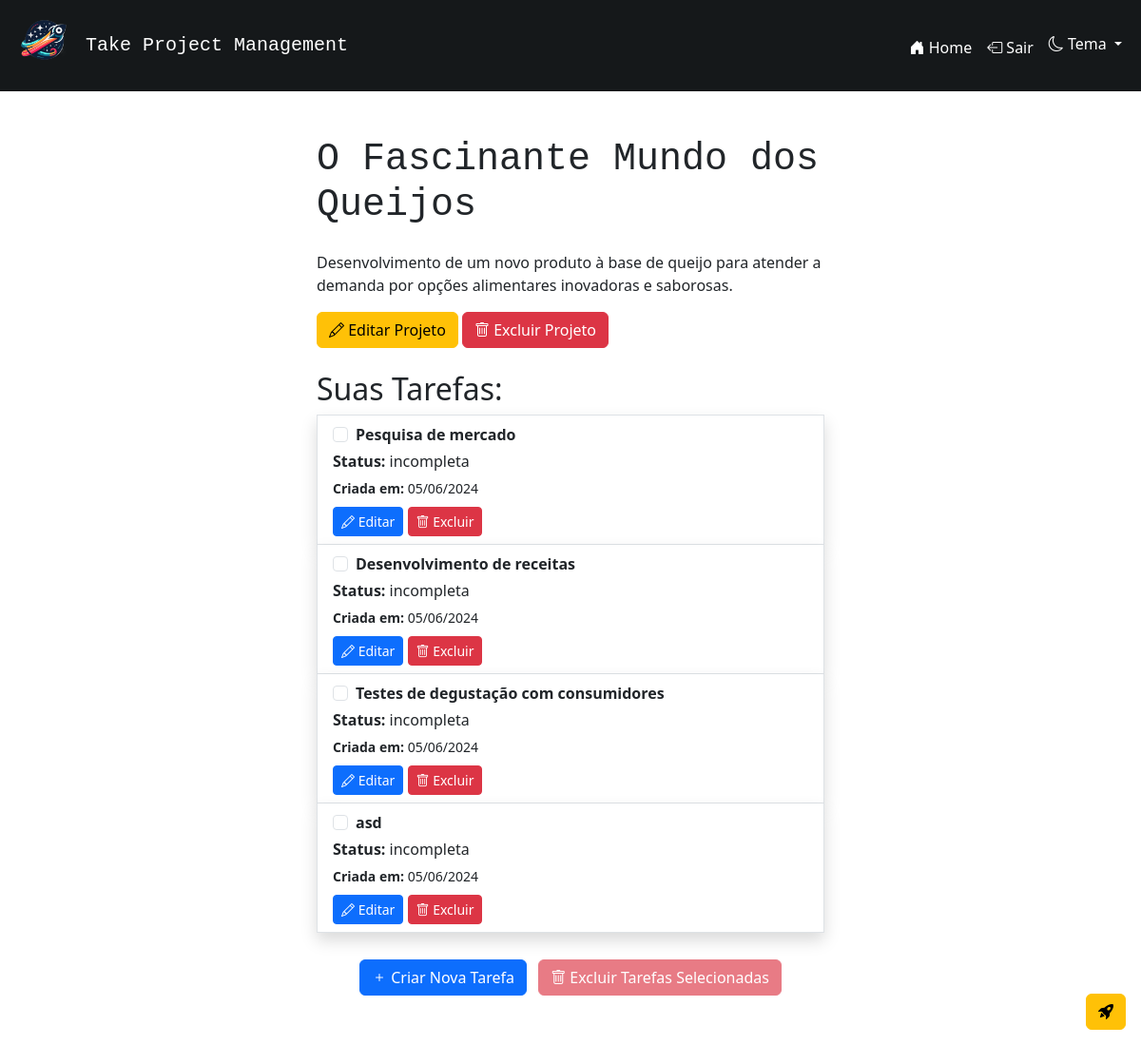
Page /projeto/3 (signed in) on the committed database.
### app.py (models this page shows, shortened)
class Projeto(db.Model):
    __tablename__ = 'projeto'
    id = db.Column(db.Integer, primary_key=True)
    nome_projeto = db.Column(db.String(80), nullable=False)
    descricao_projeto = db.Column(db.String())
    usuario_id = db.Column(db.Integer, db.ForeignKey('usuario.id'), nullable=False)
    usuario = db.relationship('Usuario', backref=db.backref('projetos', lazy=True))
    tarefas = db.relationship('Tarefa', backref='projeto_rel', cascade="all, delete-orphan", lazy=True)

class Tarefa(db.Model):
    __tablename__ = 'tarefa'
    id = db.Column(db.Integer, primary_key=True)
    nome_tarefa = db.Column(db.String(80), nullable=False)
    status = db.Column(db.String(30), nullable=False, default='incompleta')
    data_criacao = db.Column(db.DateTime, nullable=False, default=lambda: datetime.now())
    data_entrega = db.Column(db.DateTime)
    projeto_id = db.Column(db.Integer, db.ForeignKey('projeto.id'), nullable=False)
    projeto = db.relationship('Projeto', backref=db.backref('projeto_rel', lazy=True))

### app.py (the view)
@app.route('/projeto/<int:projeto_id>')
def projeto_especifico(projeto_id):
    if not VerificarPermissoes.verificar_sessao():
        return redirect(url_for('index'))
    if not VerificarPermissoes.verificar_permissao_projeto(projeto_id):
        return redirect(url_for('index'))
    projeto = Projeto.query.get(projeto_id)
    if not projeto:
        flash('O projeto especificado não foi encontrado', 'warning')
        return redirect(url_for('index'))
    return render_template('projeto_especifico.html', projeto=projeto)

### app.py (called while the page is built)
    @staticmethod
    def verificar_permissao_projeto(projeto_id):
        projeto = Projeto.query.get(projeto_id)
        if not projeto or projeto.usuario_id != session['usuario_id']:
            flash('Você não tem permissão para acessar este projeto.', 'warning')
            return False
        return True

    @staticmethod
    def verificar_sessao():
        if 'usuario_id' in session:
            return True
        else:
            flash('Você não tem permissão para executar essa ação.', 'warning')
            return False

### templates/projeto_especifico.html (shortened to what this page needs)
{% extends 'base.html' %}
{% block content %}
<div class="container">
    <div class="row justify-content-center">
        <div class="col-md-6">
            <h1 class="mb-4 font-monospace">{{ projeto.nome_projeto }}</h1>
            <p class="card-text ">{% if projeto.descricao_projeto %} {{ projeto.descricao_projeto }} {% endif %}</p>
            <button type="button" class="btn btn-warning" data-bs-toggle="modal" data-bs-target="#modalEditarProjeto{{ projeto.id }}">
                <i class="bi bi-pencil"></i> Editar Projeto
            </button>
            <button type="button" class="btn btn-danger" data-bs-toggle="modal" data-bs-target="#modalExcluirProjeto{{ projeto.id }}">
                <i class="bi bi-trash"></i> Excluir Projeto
            </button>
            <h2 class="mt-4">Suas Tarefas:</h2>
            <div class="list-group">
                <form action=" {{ url_for('excluir_tarefas_selecionadas', projeto_id=projeto.id) }}" method="POST" id="formExcluirTarefas">
                    {% for tarefa in projeto.tarefas %}
                        <div class="list-group-item shadow">
                            <div class="form-check">
                                <input class="form-check-input tarefa-checkbox" type="checkbox" value="{{ tarefa.id }}" id="tarefa-checkbox-{{ tarefa.id }}" name="tarefas_selecionadas[]">
                                <label class="form-check-label" for="tarefa-checkbox-{{ tarefa.id }}">
                                    <b>{{ tarefa.nome_tarefa }}</b>
                                </label>
                            </div>
                            <p class="mb-1 mt-1"><b>Status:</b> {{ tarefa.status }}</p>
                            <small><b>Criada em: </b>{{ tarefa.data_criacao.strftime('%d/%m/%Y') }}</small> <br>
                            <div class="mt-2">
                                <button type="button" class="btn btn-sm btn-primary" data-bs-toggle="modal" data-bs-target="#modalAlterarTarefa{{ tarefa.id }}"><i class="bi bi-pencil"></i> Editar</button>
                                <button type="button" class="btn btn-sm btn-danger" data-bs-toggle="modal" data-bs-target="#modalExcluirTarefa{{ tarefa.id }}"><i class="bi bi-trash"></i> Excluir</button>
                            </div>
                        </div>
                    {% endfor %}
                    <div class="text-center mt-4">
                        <button type="button" class="btn btn-primary m-1" data-bs-toggle="modal" data-bs-target="#modalCriarTarefa"><i class="bi bi-plus"></i> Criar Nova Tarefa</button>
                        <button type="button" class="btn btn-danger m-1" id="btnAbrirModalExclusao" disabled>
                            <i class="bi bi-trash"></i> Excluir Tarefas Selecionadas
                        </button>
                    </div>
                </form>
            </div>
        </div>
    </div>
</div>
<div class="position-fixed bottom-0 end-0 m-3">
    {% if sugestao_tarefas or novo_titulo_sugerido or nova_descricao_sugerida %}
        <div class="btn-group dropstart">
            <button type="button" class="btn btn-warning dropdown-toggle dropdown-toggle-split" data-bs-toggle="dropdown" aria-expanded="false">
                <span class="visually-hidden">Toggle Dropstart</span>
            </button>
            <ul class="dropdown-menu">
                {% if sugestao_tarefas %}
                    <li><button class="dropdown-item" type="button" data-bs-toggle="modal" data-bs-target="#modalAdicionarTarefasSugeridas"><i class="bi bi-list-task"></i> Adicionar tarefas sugeridas</button></li>
                {% endif %}
                {% if novo_titulo_sugerido %}
                    <li><form action="{{ url_for('adicionar_titulo_sugerido', projeto_id=projeto.id, novo_titulo_sugerido=novo_titulo_sugerido) }}" method="POST"><button class="dropdown-item" type="submit"><i class="bi bi-card-heading"></i> Adicionar o título sugerido</button></form></li>
                {% endif %}
                {% if nova_descricao_sugerida %}
                    <li><form action="{{ url_for('adicionar_descricao_sugerida', projeto_id=projeto.id, nova_descricao_sugerida=nova_descricao_sugerida) }}" method="POST"><button class="dropdown-item" type="submit"><i class="bi bi-file-text"></i> Adicionar a descrição sugerida</button></form></li>
                {% endif %}
            </ul>
            <button type="button" class="btn btn-warning" data-bs-toggle="modal" data-bs-target="#modalAcoesIA">
                <i class="bi bi-rocket-takeoff-fill"></i>
            </button>
        </div>
    {% else %}
        <button type="button" class="btn btn-warning" data-bs-toggle="modal" data-bs-target="#modalAcoesIA">
            <i class="bi bi-rocket-takeoff-fill"></i>
        </button>
    {% endif %}
</div>
{% endblock %}

### rows in the picture
Projeto: nome_projeto "O Fascinante Mundo dos Queijos", descricao_projeto "Desenvolvimento de um novo produto à base de queijo para atender a demanda por opções alimentares inovadoras e saborosas."
Tarefa: nome_tarefa "Pesquisa de mercado", status "incompleta", data_criacao "05/06/2024"
Tarefa: nome_tarefa "Desenvolvimento de receitas", status "incompleta", data_criacao "05/06/2024"
Tarefa: nome_tarefa "Testes de degustação com consumidores", status "incompleta", data_criacao "05/06/2024"
Tarefa: nome_tarefa "asd", status "incompleta", data_criacao "05/06/2024"
